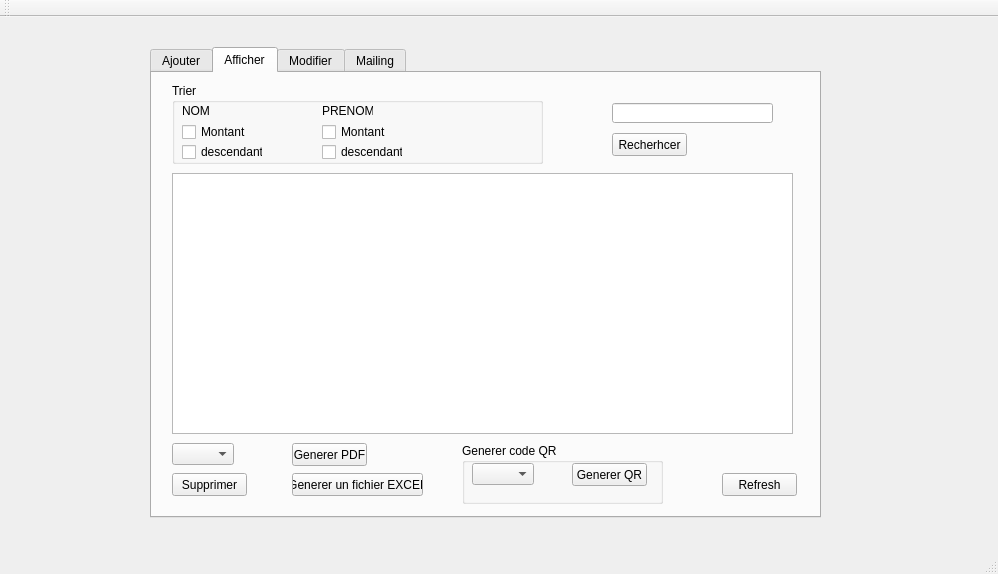
<?xml version="1.0" encoding="UTF-8"?>
<ui version="4.0">
 <class>MainWindow</class>
 <widget class="QMainWindow" name="MainWindow">
  <property name="geometry">
   <rect>
    <x>0</x>
    <y>0</y>
    <width>998</width>
    <height>574</height>
   </rect>
  </property>
  <property name="windowTitle">
   <string>Gestion des Clients</string>
  </property>
  <widget class="QWidget" name="centralWidget">
   <widget class="QTabWidget" name="tabWidget">
    <property name="geometry">
     <rect>
      <x>150</x>
      <y>30</y>
      <width>671</width>
      <height>471</height>
     </rect>
    </property>
    <property name="currentIndex">
     <number>1</number>
    </property>
    <property name="tabBarAutoHide">
     <bool>false</bool>
    </property>
    <widget class="QWidget" name="tab">
     <attribute name="title">
      <string>Ajouter</string>
     </attribute>
     <widget class="QLabel" name="label">
      <property name="geometry">
       <rect>
        <x>50</x>
        <y>40</y>
        <width>121</width>
        <height>16</height>
       </rect>
      </property>
      <property name="text">
       <string>Id Client</string>
      </property>
     </widget>
     <widget class="QLabel" name="label_2">
      <property name="geometry">
       <rect>
        <x>50</x>
        <y>70</y>
        <width>47</width>
        <height>14</height>
       </rect>
      </property>
      <property name="text">
       <string>Id Article</string>
      </property>
     </widget>
     <widget class="QLabel" name="label_3">
      <property name="geometry">
       <rect>
        <x>50</x>
        <y>100</y>
        <width>47</width>
        <height>14</height>
       </rect>
      </property>
      <property name="text">
       <string>Nom</string>
      </property>
     </widget>
     <widget class="QLabel" name="label_4">
      <property name="geometry">
       <rect>
        <x>50</x>
        <y>130</y>
        <width>47</width>
        <height>14</height>
       </rect>
      </property>
      <property name="text">
       <string>Prenom</string>
      </property>
     </widget>
     <widget class="QLabel" name="label_5">
      <property name="geometry">
       <rect>
        <x>50</x>
        <y>160</y>
        <width>47</width>
        <height>14</height>
       </rect>
      </property>
      <property name="text">
       <string>Adresse</string>
      </property>
     </widget>
     <widget class="QLabel" name="label_6">
      <property name="geometry">
       <rect>
        <x>50</x>
        <y>190</y>
        <width>47</width>
        <height>14</height>
       </rect>
      </property>
      <property name="text">
       <string>Mail</string>
      </property>
     </widget>
     <widget class="QLabel" name="label_7">
      <property name="geometry">
       <rect>
        <x>50</x>
        <y>220</y>
        <width>121</width>
        <height>16</height>
       </rect>
      </property>
      <property name="text">
       <string>Numero de Telephone</string>
      </property>
     </widget>
     <widget class="QLineEdit" name="lineEdit_idcA">
      <property name="geometry">
       <rect>
        <x>330</x>
        <y>40</y>
        <width>291</width>
        <height>20</height>
       </rect>
      </property>
     </widget>
     <widget class="QLineEdit" name="lineEdit_NomA">
      <property name="geometry">
       <rect>
        <x>330</x>
        <y>100</y>
        <width>291</width>
        <height>20</height>
       </rect>
      </property>
     </widget>
     <widget class="QLineEdit" name="lineEdit_PrenomA">
      <property name="geometry">
       <rect>
        <x>330</x>
        <y>130</y>
        <width>291</width>
        <height>20</height>
       </rect>
      </property>
     </widget>
     <widget class="QLineEdit" name="lineEdit_AdresseA">
      <property name="geometry">
       <rect>
        <x>330</x>
        <y>160</y>
        <width>291</width>
        <height>20</height>
       </rect>
      </property>
     </widget>
     <widget class="QLineEdit" name="lineEdit_MailA">
      <property name="geometry">
       <rect>
        <x>330</x>
        <y>190</y>
        <width>291</width>
        <height>20</height>
       </rect>
      </property>
     </widget>
     <widget class="QLineEdit" name="lineEdit_NumtelA">
      <property name="geometry">
       <rect>
        <x>330</x>
        <y>220</y>
        <width>291</width>
        <height>20</height>
       </rect>
      </property>
     </widget>
     <widget class="QPushButton" name="pushButton_Ajouter">
      <property name="geometry">
       <rect>
        <x>540</x>
        <y>270</y>
        <width>75</width>
        <height>23</height>
       </rect>
      </property>
      <property name="text">
       <string>Ajouter</string>
      </property>
     </widget>
     <widget class="QComboBox" name="comboBoxArticleA">
      <property name="geometry">
       <rect>
        <x>330</x>
        <y>70</y>
        <width>291</width>
        <height>21</height>
       </rect>
      </property>
     </widget>
    </widget>
    <widget class="QWidget" name="tab_2">
     <attribute name="title">
      <string>Afficher</string>
     </attribute>
     <widget class="QTableView" name="tableView_Afficher">
      <property name="geometry">
       <rect>
        <x>20</x>
        <y>100</y>
        <width>621</width>
        <height>261</height>
       </rect>
      </property>
     </widget>
     <widget class="QPushButton" name="pushButton_Supprimer">
      <property name="geometry">
       <rect>
        <x>20</x>
        <y>400</y>
        <width>75</width>
        <height>23</height>
       </rect>
      </property>
      <property name="text">
       <string>Supprimer</string>
      </property>
     </widget>
     <widget class="QComboBox" name="comboBoxSup">
      <property name="geometry">
       <rect>
        <x>20</x>
        <y>370</y>
        <width>62</width>
        <height>22</height>
       </rect>
      </property>
     </widget>
     <widget class="QPushButton" name="pushButton_refresh">
      <property name="geometry">
       <rect>
        <x>570</x>
        <y>400</y>
        <width>75</width>
        <height>23</height>
       </rect>
      </property>
      <property name="text">
       <string>Refresh</string>
      </property>
     </widget>
     <widget class="QGroupBox" name="groupBox">
      <property name="geometry">
       <rect>
        <x>20</x>
        <y>10</y>
        <width>371</width>
        <height>81</height>
       </rect>
      </property>
      <property name="title">
       <string>Trier</string>
      </property>
      <widget class="QLabel" name="label_8">
       <property name="geometry">
        <rect>
         <x>10</x>
         <y>20</y>
         <width>51</width>
         <height>16</height>
        </rect>
       </property>
       <property name="text">
        <string>NOM </string>
       </property>
      </widget>
      <widget class="QCheckBox" name="checkBoxNM">
       <property name="geometry">
        <rect>
         <x>10</x>
         <y>40</y>
         <width>70</width>
         <height>18</height>
        </rect>
       </property>
       <property name="text">
        <string>Montant</string>
       </property>
      </widget>
      <widget class="QCheckBox" name="checkBoxND">
       <property name="geometry">
        <rect>
         <x>10</x>
         <y>60</y>
         <width>81</width>
         <height>18</height>
        </rect>
       </property>
       <property name="text">
        <string>descendant</string>
       </property>
      </widget>
      <widget class="QLabel" name="label_9">
       <property name="geometry">
        <rect>
         <x>150</x>
         <y>20</y>
         <width>51</width>
         <height>16</height>
        </rect>
       </property>
       <property name="text">
        <string>PRENOM</string>
       </property>
      </widget>
      <widget class="QCheckBox" name="checkBoxPM">
       <property name="geometry">
        <rect>
         <x>150</x>
         <y>40</y>
         <width>70</width>
         <height>18</height>
        </rect>
       </property>
       <property name="text">
        <string>Montant</string>
       </property>
      </widget>
      <widget class="QCheckBox" name="checkBoxPD">
       <property name="geometry">
        <rect>
         <x>150</x>
         <y>60</y>
         <width>81</width>
         <height>18</height>
        </rect>
       </property>
       <property name="text">
        <string>descendant</string>
       </property>
      </widget>
     </widget>
     <widget class="QLineEdit" name="lineEditrechercher">
      <property name="geometry">
       <rect>
        <x>460</x>
        <y>30</y>
        <width>161</width>
        <height>20</height>
       </rect>
      </property>
     </widget>
     <widget class="QPushButton" name="pushButtonrechercher">
      <property name="geometry">
       <rect>
        <x>460</x>
        <y>60</y>
        <width>75</width>
        <height>23</height>
       </rect>
      </property>
      <property name="text">
       <string>Recherhcer</string>
      </property>
     </widget>
     <widget class="QPushButton" name="pushButton_pdf">
      <property name="geometry">
       <rect>
        <x>140</x>
        <y>370</y>
        <width>75</width>
        <height>23</height>
       </rect>
      </property>
      <property name="text">
       <string>Generer PDF</string>
      </property>
     </widget>
     <widget class="QPushButton" name="pushButton_excel">
      <property name="geometry">
       <rect>
        <x>140</x>
        <y>400</y>
        <width>131</width>
        <height>23</height>
       </rect>
      </property>
      <property name="text">
       <string>Generer un fichier EXCEL</string>
      </property>
     </widget>
     <widget class="QGroupBox" name="groupBox_2">
      <property name="geometry">
       <rect>
        <x>310</x>
        <y>370</y>
        <width>201</width>
        <height>61</height>
       </rect>
      </property>
      <property name="title">
       <string>Generer code QR</string>
      </property>
      <widget class="QComboBox" name="comboBoxCode">
       <property name="geometry">
        <rect>
         <x>10</x>
         <y>20</y>
         <width>62</width>
         <height>22</height>
        </rect>
       </property>
      </widget>
      <widget class="QPushButton" name="pushButtoncode">
       <property name="geometry">
        <rect>
         <x>110</x>
         <y>20</y>
         <width>75</width>
         <height>23</height>
        </rect>
       </property>
       <property name="text">
        <string>Generer QR</string>
       </property>
      </widget>
     </widget>
    </widget>
    <widget class="QWidget" name="tab_4">
     <attribute name="title">
      <string>Modifier</string>
     </attribute>
     <widget class="QLineEdit" name="lineEdit_NumtelM">
      <property name="geometry">
       <rect>
        <x>350</x>
        <y>260</y>
        <width>291</width>
        <height>20</height>
       </rect>
      </property>
     </widget>
     <widget class="QLabel" name="label_15">
      <property name="geometry">
       <rect>
        <x>70</x>
        <y>110</y>
        <width>47</width>
        <height>14</height>
       </rect>
      </property>
      <property name="text">
       <string>Id Article</string>
      </property>
     </widget>
     <widget class="QLineEdit" name="lineEdit_PrenomM">
      <property name="geometry">
       <rect>
        <x>350</x>
        <y>170</y>
        <width>291</width>
        <height>20</height>
       </rect>
      </property>
     </widget>
     <widget class="QLineEdit" name="lineEdit_NomM">
      <property name="geometry">
       <rect>
        <x>350</x>
        <y>140</y>
        <width>291</width>
        <height>20</height>
       </rect>
      </property>
     </widget>
     <widget class="QLineEdit" name="lineEdit_MailM">
      <property name="geometry">
       <rect>
        <x>350</x>
        <y>230</y>
        <width>291</width>
        <height>20</height>
       </rect>
      </property>
     </widget>
     <widget class="QLabel" name="label_16">
      <property name="geometry">
       <rect>
        <x>70</x>
        <y>200</y>
        <width>47</width>
        <height>14</height>
       </rect>
      </property>
      <property name="text">
       <string>Adresse</string>
      </property>
     </widget>
     <widget class="QLineEdit" name="lineEdit_AdresseM">
      <property name="geometry">
       <rect>
        <x>350</x>
        <y>200</y>
        <width>291</width>
        <height>20</height>
       </rect>
      </property>
     </widget>
     <widget class="QLabel" name="label_17">
      <property name="geometry">
       <rect>
        <x>70</x>
        <y>230</y>
        <width>47</width>
        <height>14</height>
       </rect>
      </property>
      <property name="text">
       <string>Mail</string>
      </property>
     </widget>
     <widget class="QLabel" name="label_18">
      <property name="geometry">
       <rect>
        <x>70</x>
        <y>80</y>
        <width>121</width>
        <height>16</height>
       </rect>
      </property>
      <property name="text">
       <string>Id Client</string>
      </property>
     </widget>
     <widget class="QLabel" name="label_19">
      <property name="geometry">
       <rect>
        <x>70</x>
        <y>170</y>
        <width>47</width>
        <height>14</height>
       </rect>
      </property>
      <property name="text">
       <string>Prenom</string>
      </property>
     </widget>
     <widget class="QLabel" name="label_20">
      <property name="geometry">
       <rect>
        <x>70</x>
        <y>140</y>
        <width>47</width>
        <height>14</height>
       </rect>
      </property>
      <property name="text">
       <string>Nom</string>
      </property>
     </widget>
     <widget class="QLabel" name="label_21">
      <property name="geometry">
       <rect>
        <x>70</x>
        <y>260</y>
        <width>121</width>
        <height>16</height>
       </rect>
      </property>
      <property name="text">
       <string>Numero de Telephone</string>
      </property>
     </widget>
     <widget class="QPushButton" name="pushButton_Modifier">
      <property name="geometry">
       <rect>
        <x>570</x>
        <y>290</y>
        <width>75</width>
        <height>23</height>
       </rect>
      </property>
      <property name="text">
       <string>Modifier</string>
      </property>
     </widget>
     <widget class="QComboBox" name="comboBoxmod">
      <property name="geometry">
       <rect>
        <x>350</x>
        <y>80</y>
        <width>291</width>
        <height>22</height>
       </rect>
      </property>
     </widget>
     <widget class="QComboBox" name="comboBoxArticleM">
      <property name="geometry">
       <rect>
        <x>350</x>
        <y>110</y>
        <width>291</width>
        <height>21</height>
       </rect>
      </property>
     </widget>
    </widget>
    <widget class="QWidget" name="tab_3">
     <attribute name="title">
      <string>Mailing</string>
     </attribute>
     <widget class="QGroupBox" name="groupBox_29">
      <property name="geometry">
       <rect>
        <x>20</x>
        <y>30</y>
        <width>301</width>
        <height>151</height>
       </rect>
      </property>
      <property name="title">
       <string>Connection Info</string>
      </property>
      <widget class="QLineEdit" name="lineEdit">
       <property name="geometry">
        <rect>
         <x>20</x>
         <y>20</y>
         <width>261</width>
         <height>20</height>
        </rect>
       </property>
       <property name="text">
        <string>mohamedabdoulayeaboubakar@gmail.com </string>
       </property>
       <property name="placeholderText">
        <string>mohamedabdoulayeaboubakar@gmail.com</string>
       </property>
      </widget>
      <widget class="QLineEdit" name="lineEdit_2">
       <property name="geometry">
        <rect>
         <x>20</x>
         <y>50</y>
         <width>261</width>
         <height>20</height>
        </rect>
       </property>
       <property name="text">
        <string>Nourra2005</string>
       </property>
       <property name="echoMode">
        <enum>QLineEdit::Password</enum>
       </property>
      </widget>
      <widget class="QLineEdit" name="lineEdit_3">
       <property name="geometry">
        <rect>
         <x>20</x>
         <y>80</y>
         <width>261</width>
         <height>20</height>
        </rect>
       </property>
       <property name="text">
        <string>465</string>
       </property>
      </widget>
      <widget class="QLineEdit" name="lineEdit_4">
       <property name="geometry">
        <rect>
         <x>20</x>
         <y>110</y>
         <width>261</width>
         <height>20</height>
        </rect>
       </property>
       <property name="text">
        <string>smtp.gmail.com</string>
       </property>
      </widget>
     </widget>
     <widget class="QGroupBox" name="groupBox_32">
      <property name="geometry">
       <rect>
        <x>350</x>
        <y>30</y>
        <width>291</width>
        <height>151</height>
       </rect>
      </property>
      <property name="title">
       <string>Receivers</string>
      </property>
      <widget class="QLineEdit" name="lineEdit_5">
       <property name="geometry">
        <rect>
         <x>10</x>
         <y>20</y>
         <width>113</width>
         <height>20</height>
        </rect>
       </property>
       <property name="text">
        <string>mohamedabdoulayeaboubakar@gmail.com </string>
       </property>
      </widget>
      <widget class="QLineEdit" name="le_toAdd_3">
       <property name="geometry">
        <rect>
         <x>10</x>
         <y>50</y>
         <width>261</width>
         <height>20</height>
        </rect>
       </property>
       <property name="text">
        <string>aboubakarmahamat69@gmail.com</string>
       </property>
      </widget>
      <widget class="QLineEdit" name="le_ccAdd_3">
       <property name="geometry">
        <rect>
         <x>10</x>
         <y>80</y>
         <width>261</width>
         <height>20</height>
        </rect>
       </property>
       <property name="text">
        <string>aboubakarmahamat69@gmail.com</string>
       </property>
      </widget>
      <widget class="QLineEdit" name="le_bccAdd_3">
       <property name="geometry">
        <rect>
         <x>10</x>
         <y>110</y>
         <width>261</width>
         <height>20</height>
        </rect>
       </property>
       <property name="text">
        <string>aboubakarmahamat69@gmail.com</string>
       </property>
      </widget>
      <widget class="QLineEdit" name="lineEdit_9">
       <property name="geometry">
        <rect>
         <x>140</x>
         <y>20</y>
         <width>131</width>
         <height>20</height>
        </rect>
       </property>
       <property name="text">
        <string>SMART DRY CLEANER</string>
       </property>
      </widget>
     </widget>
     <widget class="QGroupBox" name="groupBox_33">
      <property name="geometry">
       <rect>
        <x>20</x>
        <y>190</y>
        <width>391</width>
        <height>241</height>
       </rect>
      </property>
      <property name="title">
       <string/>
      </property>
      <widget class="QLineEdit" name="objet">
       <property name="geometry">
        <rect>
         <x>10</x>
         <y>19</y>
         <width>371</width>
         <height>31</height>
        </rect>
       </property>
       <property name="text">
        <string/>
       </property>
       <property name="placeholderText">
        <string>Objet</string>
       </property>
      </widget>
      <widget class="QTextEdit" name="le_emailContent">
       <property name="geometry">
        <rect>
         <x>10</x>
         <y>60</y>
         <width>361</width>
         <height>171</height>
        </rect>
       </property>
       <property name="html">
        <string>&lt;!DOCTYPE HTML PUBLIC &quot;-//W3C//DTD HTML 4.0//EN&quot; &quot;http://www.w3.org/TR/REC-html40/strict.dtd&quot;&gt;
&lt;html&gt;&lt;head&gt;&lt;meta name=&quot;qrichtext&quot; content=&quot;1&quot; /&gt;&lt;style type=&quot;text/css&quot;&gt;
p, li { white-space: pre-wrap; }
&lt;/style&gt;&lt;/head&gt;&lt;body style=&quot; font-family:'MS Shell Dlg 2'; font-size:8.25pt; font-weight:400; font-style:normal;&quot;&gt;
&lt;p style=&quot;-qt-paragraph-type:empty; margin-top:0px; margin-bottom:0px; margin-left:0px; margin-right:0px; -qt-block-indent:0; text-indent:0px; font-family:'MS Shell Dlg 2';&quot;&gt;&lt;br /&gt;&lt;/p&gt;&lt;/body&gt;&lt;/html&gt;</string>
       </property>
       <property name="placeholderText">
        <string>Message</string>
       </property>
      </widget>
     </widget>
     <widget class="QGroupBox" name="groupBox_34">
      <property name="geometry">
       <rect>
        <x>430</x>
        <y>190</y>
        <width>211</width>
        <height>241</height>
       </rect>
      </property>
      <property name="title">
       <string/>
      </property>
      <widget class="QLineEdit" name="attach1">
       <property name="geometry">
        <rect>
         <x>20</x>
         <y>20</y>
         <width>121</width>
         <height>20</height>
        </rect>
       </property>
      </widget>
      <widget class="QLineEdit" name="attach2">
       <property name="geometry">
        <rect>
         <x>20</x>
         <y>60</y>
         <width>121</width>
         <height>20</height>
        </rect>
       </property>
      </widget>
      <widget class="QLineEdit" name="attach3">
       <property name="geometry">
        <rect>
         <x>20</x>
         <y>100</y>
         <width>121</width>
         <height>20</height>
        </rect>
       </property>
      </widget>
      <widget class="QToolButton" name="geta1">
       <property name="geometry">
        <rect>
         <x>160</x>
         <y>20</y>
         <width>23</width>
         <height>20</height>
        </rect>
       </property>
       <property name="text">
        <string>...</string>
       </property>
      </widget>
      <widget class="QToolButton" name="geta2">
       <property name="geometry">
        <rect>
         <x>160</x>
         <y>60</y>
         <width>23</width>
         <height>20</height>
        </rect>
       </property>
       <property name="text">
        <string>...</string>
       </property>
      </widget>
      <widget class="QToolButton" name="geta3">
       <property name="geometry">
        <rect>
         <x>162</x>
         <y>100</y>
         <width>21</width>
         <height>20</height>
        </rect>
       </property>
       <property name="text">
        <string>...</string>
       </property>
      </widget>
      <widget class="QPushButton" name="envoyer_mail_3">
       <property name="geometry">
        <rect>
         <x>30</x>
         <y>190</y>
         <width>151</width>
         <height>41</height>
        </rect>
       </property>
       <property name="text">
        <string>Envoyer</string>
       </property>
      </widget>
      <widget class="QLineEdit" name="attach4">
       <property name="geometry">
        <rect>
         <x>20</x>
         <y>140</y>
         <width>121</width>
         <height>20</height>
        </rect>
       </property>
      </widget>
      <widget class="QToolButton" name="geta4">
       <property name="geometry">
        <rect>
         <x>160</x>
         <y>140</y>
         <width>23</width>
         <height>20</height>
        </rect>
       </property>
       <property name="text">
        <string>...</string>
       </property>
      </widget>
     </widget>
    </widget>
   </widget>
  </widget>
  <widget class="QMenuBar" name="menuBar">
   <property name="geometry">
    <rect>
     <x>0</x>
     <y>0</y>
     <width>998</width>
     <height>22</height>
    </rect>
   </property>
  </widget>
  <widget class="QToolBar" name="mainToolBar">
   <attribute name="toolBarArea">
    <enum>TopToolBarArea</enum>
   </attribute>
   <attribute name="toolBarBreak">
    <bool>false</bool>
   </attribute>
  </widget>
  <widget class="QStatusBar" name="statusBar"/>
 </widget>
 <layoutdefault spacing="6" margin="11"/>
 <resources/>
 <connections/>
</ui>
